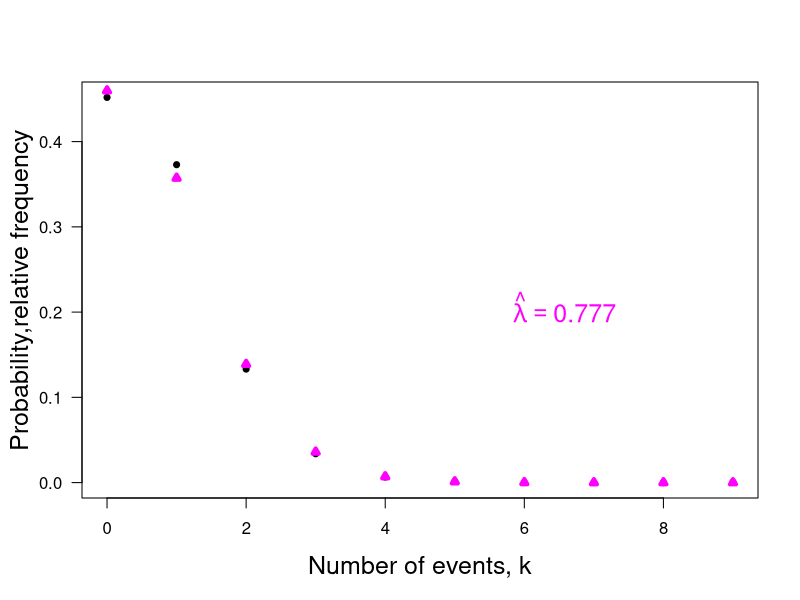

Recreate this plot in R.
print('file: NeutrinosMeanPoisson.R')
print(date())
# neutrinos: calculate sample mean and compare relative frequencies with Poisson probabilities
k=seq(0,9)  # number of events (neutrinos in 10 s intervals)
frequencies=c(1042,860,307,78,15,3,0,0,0,1) # frequencies
lambdaEst=sum(k*frequencies)/sum(frequencies) # estimate of mean rate = E[k]
print(c(round(lambdaEst,3),'lambdaEst'))
rf = frequencies/sum(frequencies) # relative frequencies
lambdaEst2 = sum(k*rf); print(c(round(lambdaEst2,3),'lambdaEst2'))
lambdaEst3 = sum((k-lambdaEst2)^2*rf); print(c(round(lambdaEst3,3),'lambdaEst3'))
pPredict=dpois(k,lambdaEst) # probabilities based on estimated lambda
q = rf/pPredict
sflag = 2
if (sflag == 2) {
  # png('NeutrinosP2200328.png',width=16,height=16,units='cm',res=300)
  plot(k,rf,type='p',col='black',las=1,cex=0.6,main='',xlab='Number of events, k',
       ylab='',lwd=4,cex.lab=1.5,pch=20)
  title(ylab='Probability,relative frequency',line=2.5,cex.lab=1.5)
  points(k,pPredict,col='magenta',lwd=4,cex=0.6,pch=24)
  lambdar = round(lambdaEst,3)
  text(5.6,0.2,bquote(~hat(lambda) == .(lambdar)),col='magenta',pos=4,cex=1.5)
  # dev.off()
}
# -----------------------------------------------------------------------------
# Results:
# "file: NeutrinosMeanPoisson.R"
# "Sun Dec 18 10:19:31 2022"
# "0.777"     "lambdaEst"
# "0.777"     "lambdaEst2"
# "0.778"     "lambdaEst3"
# -----------------------------------------------------------------------------
